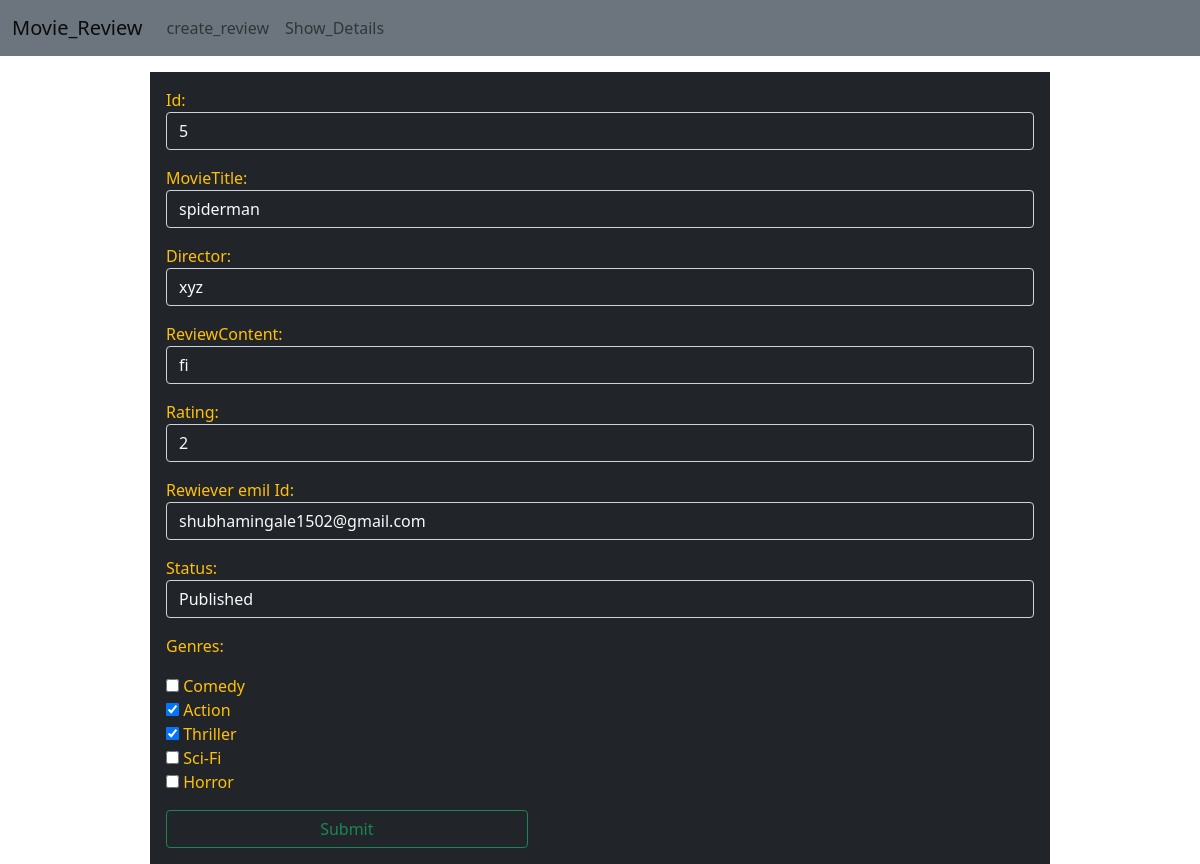
Screenshot of /v1/update/5/ with the database file from the repository.
### reviewapp/models.py (models this page shows)
class Genre(models.Model):
    name = models.CharField(max_length=100)
    def __str__(self):
        return self.name

class Movie_review(models.Model):
    movie_detail = [('Published','Published'),('NotPublished','NotPublished')]
    CONTENT= [('Horror','Horror'),('Comedy','comedy'),('Action','Action'),('Sci-Fi','Sci-Fi'),('Triller','Triller')]
    id = models.IntegerField(primary_key=True)
    movieTitle = models.CharField(null=False ,max_length=100)
    director = models.CharField(null=False, max_length=100)
    reviewContent = models.TextField()
    rating = models.IntegerField(choices=[(i,str(i)) for i in range(1,6)])
    created_At = models.DateField(auto_now_add=True)
    rewiever_emil_Id = models.EmailField()
    status = models.CharField(max_length=100, choices=movie_detail)
    genres = models.ManyToManyField(Genre, related_name='movies')

### reviewapp/views.py (the view)
# urls.py: path('update/<int:pk>/', update_details, name='update'),
def update_details(request,pk):
    template_name = 'reviewapp/insert.html'
    data = Movie_review.objects.get(pk=pk)
    form = Movie_Review_Form(instance=data)
    if request.method == 'POST':
        form = Movie_Review_Form(request.POST, instance=data)
        if form.is_valid():
            form.save()
            return redirect('show')
    context = {'forms':form}
    return render(request,template_name,context)

### templates/reviewapp/insert.html (shortened to what this page needs)
{% extends "base.html" %}
    {% block content%}
    <form method = 'post' class="bg-dark text-warning p-3 w-75 mx-auto">
        {{forms.as_p}}
        <button class = 'btn btn-outline-success col-5'>Submit</button>
    </form>
    {% endblock %}

### rows the page displays
Genre: id "5"
Movie_review: movieTitle "spiderman", director "xyz", reviewContent "fi", rating "2", rewiever_emil_Id "shubhamingale1502@gmail.com", status "Published"
